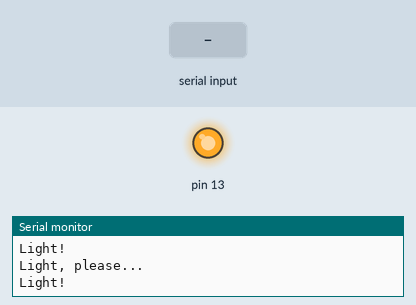
Bench run of a sketch on a simulated Arduino Uno, built with avr-gcc and run on an emulated ATmega328P. Shown: output pins drawn as LEDs (lit = HIGH), the last lines printed to the serial monitor. The test bench sets the inputs (shaded band).

Above: at 4.0 s.
4.1 s: "5\n" received over Serial
At 5.5 s:
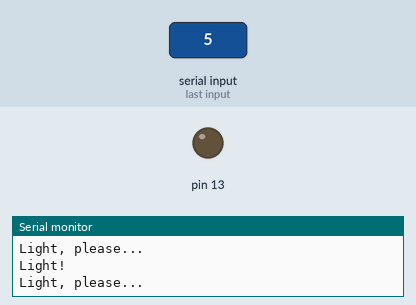
Timing chart, 0 to 13.1 s (numbered marks = the images above; inputs shaded):
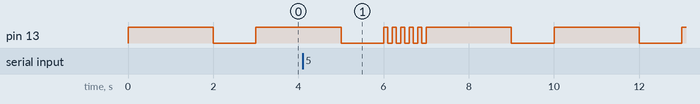

The sketch:

TestArduino.ino
```cpp
// the setup function runs once when you press reset or power the board
void setup() {
  // initialize digital pin 13 as an output.
  pinMode(13, OUTPUT);

  // initialize serial communication at 9600 bits per second:
  Serial.begin(9600);
}

const int FastBlinkDelay = 100; // ms

// the loop function runs over and over again forever
void loop() {

  Serial.println("Light!");

  digitalWrite(13, HIGH);   // turn the LED on (HIGH is the voltage level)
  delay(2000);              // wait for a second

  Serial.println("Light, please...");

  digitalWrite(13, LOW);    // turn the LED off by making the voltage LOW
  delay(1000);              // wait for a second

  if (Serial.available() > 0) {


    int number = Serial.parseInt();
    if (Serial.read() == '\n') {

      Serial.print("Blink ");
      Serial.print(number);
      Serial.println(" times !..");

      for (int i = 0; i < number; i++) {

        digitalWrite(13, HIGH);
        delay(FastBlinkDelay);

        digitalWrite(13, LOW);
        delay(FastBlinkDelay);
      }

    }

  }

}
```
